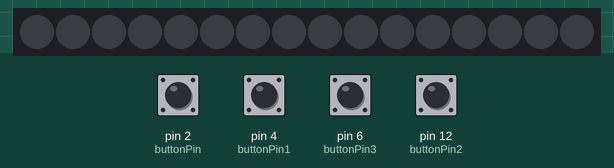
A sketch run on a simulated Arduino Uno, built with avr-gcc and run on an emulated ATmega328P. Parts: 16 RGB LEDs in strip order, left to right. The inputs (shaded band) are chosen by the test bench; at power-on: pin 2 (buttonPin), pin 4 (buttonPin1), pin 6 (buttonPin3), pin 12 (buttonPin2) LOW. Dim RGB values are drawn brighter than linear.

Above: at 1.2 s.
1.3 s: pin 2 (buttonPin) pulled HIGH for 0.15 s
2.9 s: pin 4 (buttonPin1) pulled HIGH for 0.15 s
4.5 s: pin 6 (buttonPin3) pulled HIGH for 0.15 s
At 5.7 s:
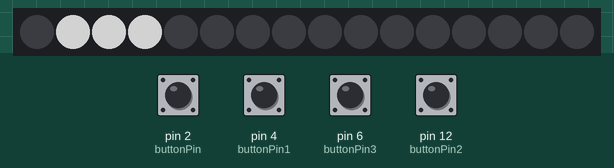
6.1 s: pin 12 (buttonPin2) pulled HIGH for 0.15 s
7.7 s: pin 2 (buttonPin) pulled HIGH for 1 s
10.2 s: pin 4 (buttonPin1) pulled HIGH for 1 s
Timing chart, 0 to 13.2 s (numbered marks = the images above; inputs shaded):
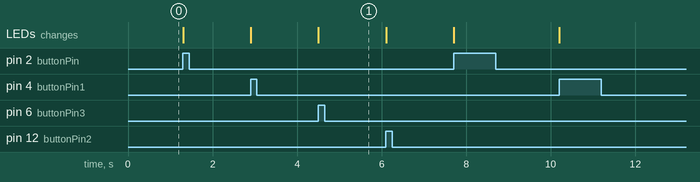

The sketch:

Led_button_configuration.ino
```cpp
/*
    Basic Pin setup:
    ------------                                  ---u----
    ARDUINO   13|-> SCLK (pin 25)           OUT1 |1     28| OUT channel 0
              12|                           OUT2 |2     27|-> GND (VPRG)
              11|-> SIN (pin 26)            OUT3 |3     26|-> SIN (pin 11)
              10|-> BLANK (pin 23)          OUT4 |4     25|-> SCLK (pin 13)
               9|-> XLAT (pin 24)             .  |5     24|-> XLAT (pin 9)
               8|                             .  |6     23|-> BLANK (pin 10)
               7|                             .  |7     22|-> GND
               6|                             .  |8     21|-> VCC (+5V)
               5|                             .  |9     20|-> 2K Resistor -> GND
               4|                             .  |10    19|-> +5V (DCPRG)
               3|-> GSCLK (pin 18)            .  |11    18|-> GSCLK (pin 3)
               2|                             .  |12    17|-> SOUT
               1|                             .  |13    16|-> XERR
               0|                           OUT14|14    15| OUT channel 15
    ------------                                  --------

    -  Put the longer leg (anode) of the LEDs in the +5V and the shorter leg
         (cathode) in OUT(0-15).
    -  +5V from Arduino -> TLC pin 21 and 19     (VCC and DCPRG)
    -  GND from Arduino -> TLC pin 22 and 27     (GND and VPRG)
    -  digital 3        -> TLC pin 18            (GSCLK)
    -  digital 9        -> TLC pin 24            (XLAT)
    -  digital 10       -> TLC pin 23            (BLANK)
    -  digital 11       -> TLC pin 26            (SIN)
    -  digital 13       -> TLC pin 25            (SCLK)
    -  The 2K resistor between TLC pin 20 and GND will let ~20mA through each
       LED.  To be precise, it's I = 39.06 / R (in ohms).  This doesn't depend
       on the LED driving voltage.
    - (Optional): put a pull-up resistor (~10k) between +5V and BLANK so that
                  all the LEDs will turn off when the Arduino is reset.

    If you are daisy-chaining more than one TLC, connect the SOUT of the first
    TLC to the SIN of the next.  All the other pins should just be connected
    together:
        BLANK on Arduino -> BLANK of TLC1 -> BLANK of TLC2 -> ...
        XLAT on Arduino  -> XLAT of TLC1  -> XLAT of TLC2  -> ...
    The one exception is that each TLC needs it's own resistor between pin 20
    and GND.

    This library uses the PWM output ability of digital pins 3, 9, 10, and 11.
    Do not use analogWrite(...) on these pins.

    This sketch does the Knight Rider strobe across a line of LEDs.

    Alex Leone <acleone ~AT~ gmail.com>, 2009-02-03 */

#include "Tlc5940.h"


 const int buttonPin = 2;     // the number of the pushbutton pin
 const int buttonPin1 = 4;
 const int buttonPin2 = 12;
 const int buttonPin3 = 6;
 int buttonState = 0;         // variable for reading the pushbutton status

void setup()
{
 // Serial.begin(9600);
 // Serial.println("hello");
  /* Call Tlc.init() to setup the tlc.
     You can optionally pass an initial PWM value (0 - 4095) for all channels.*/
  Tlc.init();
  // initialize the pushbutton pin as an input:
  pinMode(buttonPin, INPUT);
pinMode(buttonPin1, INPUT);
}

/* This loop will create a Knight Rider-like effect if you have LEDs plugged
   into all the TLC outputs.  NUM_TLCS is defined in "tlc_config.h" in the
   library folder.  After editing tlc_config.h for your setup, delete the
   Tlc5940.o file to save the changes. */

void loop(){
     /* Tlc.clear() sets all the grayscale values to zero, but does not send
       them to the TLCs.  To actually send the data, call Tlc.update() */
  // read the state of the pushbutton value:
  buttonState = digitalRead(buttonPin);
  // check if the pushbutton is pressed.
  // if it is, the buttonState is HIGH:
  if (buttonState == HIGH) {
  //Serial.println(buttonState);
   Tlc.set(3,0000);
   Tlc.set(5,0000);
   Tlc.set(1,2000);
    /* Tlc.update() sends the data to the TLCs.  This is when the LEDs will
       actually change. */
  }
//  else
 // Tlc.set(1, 2000);
 // Tlc.set(2, 2000);
 // Tlc.set(3, 2000);
  //if (buttonState == LOW) {
    //Serial.println(buttonState);
    //Tlc.set(1, 0000) ;
    Tlc.update();
  //}
buttonState = digitalRead(buttonPin1);
  if (buttonState == HIGH) {
  //Serial.println(buttonState);
   Tlc.set(1,0000);
   Tlc.set(5,0000);
   Tlc.set(3, 2000);

    /* Tlc.update() sends the data to the TLCs.  This is when the LEDs will
       actually change. */
  //if (buttonState == LOW) {
    //Serial.println(buttonState);
    //Tlc.set(1, 0000) ;
    Tlc.update();
  }
  buttonState = digitalRead(buttonPin2);
  if (buttonState == HIGH) {
  //Serial.println(buttonState);
   Tlc.set(3,4000);
   Tlc.set(1,2000);
   Tlc.set(5, 0000);
    /* Tlc.update() sends the data to the TLCs.  This is when the LEDs will
       actually change. */
  //if (buttonState == LOW) {
    //Serial.println(buttonState);
    //Tlc.set(1, 0000) ;
    Tlc.update();
  }
  buttonState = digitalRead(buttonPin3);
  if (buttonState == HIGH) {
  //Serial.println(buttonState);
   Tlc.set(2,2000);
   Tlc.set(1,2000);
   Tlc.set(3, 2000);
    /* Tlc.update() sends the data to the TLCs.  This is when the LEDs will
       actually change. */
  //if (buttonState == LOW) {
    //Serial.println(buttonState);
    //Tlc.set(1, 0000) ;
    Tlc.update();
  }
  }
```

Measured:
- after the input at 4.5 s, the LEDs: change at once (image 1)
